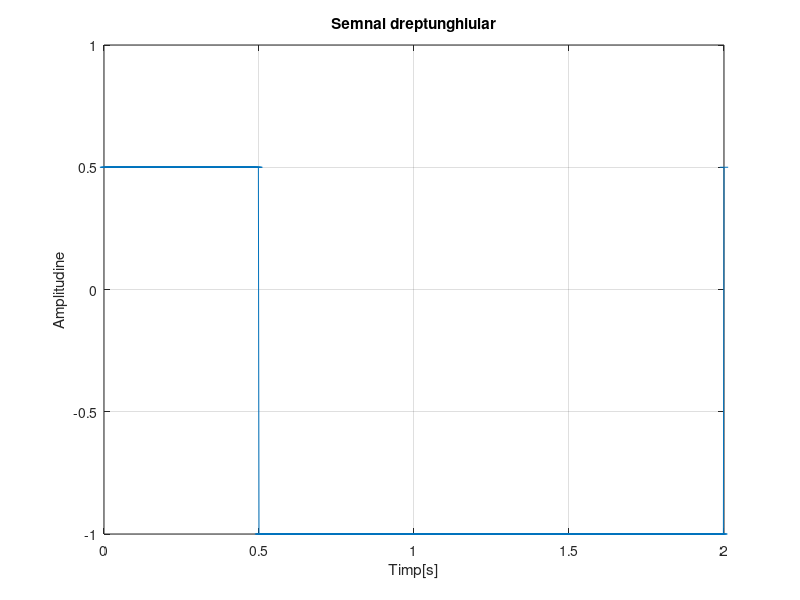
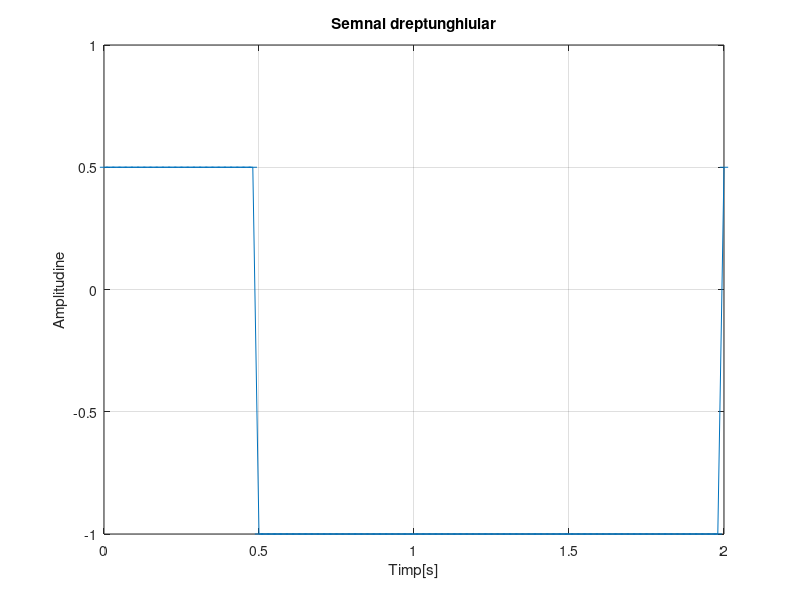
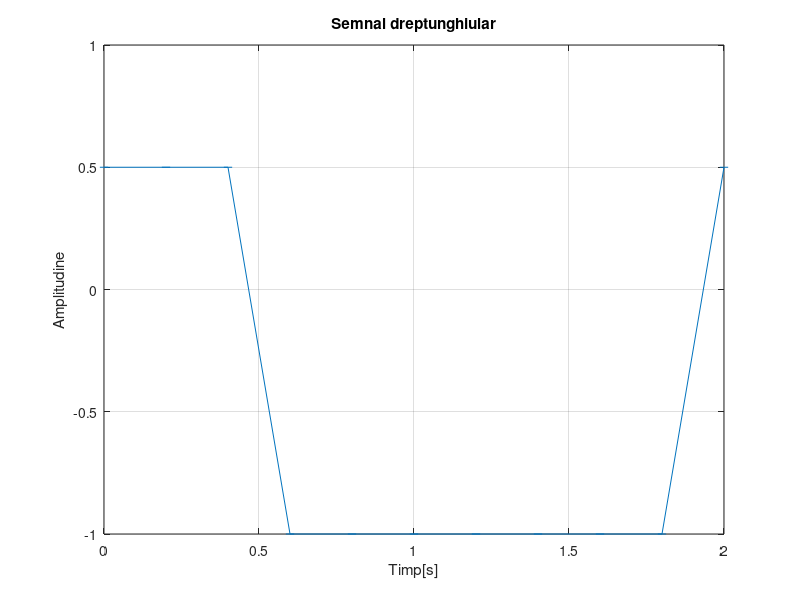

Recreate these plots in MATLAB, in order.
%Semnal dreptunghiular cu rezolutie temporara de 2ms 

figure(1)
t=0:0.002:2; %timpul de la 0 la 2 cu pasul de 2 ms
x=0.75*square(2*pi*0.5*t, 25)-0.25; % functia 'square' afiseaza un semnal dreptunghiular cu factorul de umplere egal cu 0.25
%amplitudinea este 0.75
%componenta continua este -0.25
plot(t,x,'_-'),xlabel('Timp[s]'),ylabel('Amplitudine'),title('Semnal dreptunghiular'),grid; %afisarea graficului x=f(t)

%Semnal dreptunghiular cu rezolutie temporara de 20ms 

figure(2)
t=0:0.02:2; %timpul de la 0 la 2 cu pasul de 20 ms
x=0.75*square(2*pi*0.5*t, 25)-0.25; % functia 'square' afiseaza un semnal dreptunghiular cu factorul de umplere egal cu 0.25
%amplitudinea este 0.75
%componenta continua este -0.25
plot(t,x,'_-'),xlabel('Timp[s]'),ylabel('Amplitudine'),title('Semnal dreptunghiular'),grid; %afisarea graficului x=f(t)

%Semnal dreptunghiular cu rezolutie temporara de 200ms 

figure(3)
t=0:0.2:2; %timpul de la 0 la 2 cu pasul de 200 ms
x=0.75*square(2*pi*0.5*t, 25)-0.25; % functia 'square' afiseaza un semnal dreptunghiular cu factorul de umplere egal cu 0.25
%amplitudinea este 0.75
%componenta continua este -0.25
plot(t,x,'_-'),xlabel('Timp[s]'),ylabel('Amplitudine'),title('Semnal dreptunghiular'),grid; %afisarea graficului x=f(t)